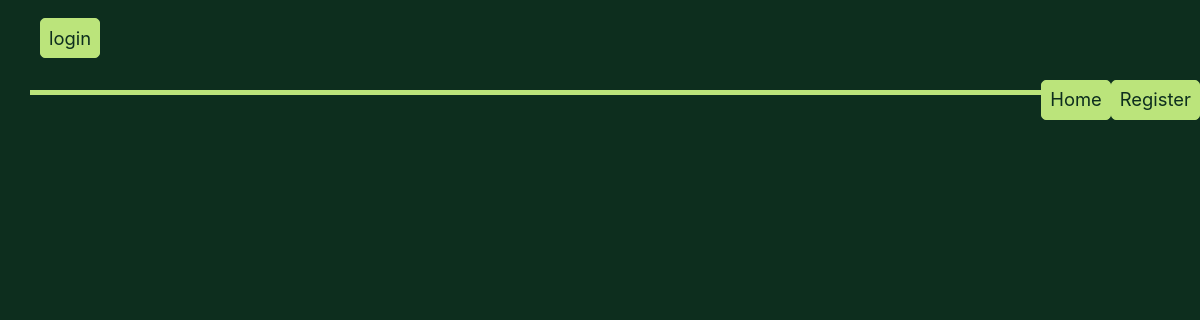
The page /category/Stretch/ on the database as committed earlier.
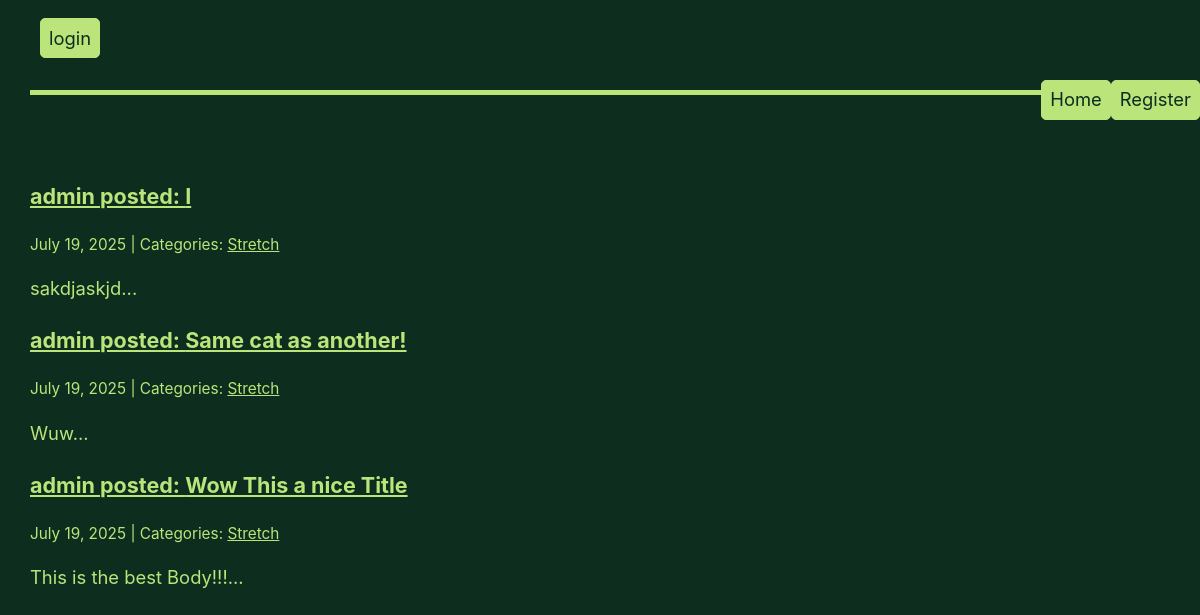
The same page on the database as committed later.
### app/models.py (models this page shows, shortened)
class Post(models.Model):
    author = models.CharField(max_length=100, default='admin')
    title = models.CharField(max_length=255)
    image = models.ImageField(null=True, upload_to="media/")
    body = models.TextField(default="")
    created_on = models.DateTimeField(auto_now_add=True)
    last_modified = models.DateTimeField(auto_now=True)
    categories = models.ManyToManyField("Category", related_name="posts")
    is_private = models.BooleanField(default=False)

class Category(models.Model):
    name = models.CharField(max_length=30)
    class Meta:
        verbose_name_plural = "categories"

### app/views.py (the view)
# urls.py: path("category/<category>/", views.category, name="category"),
def category(request, category):
    posts = Post.objects.filter(
        categories__name__contains=category
    ).order_by("-created_on")
    context = {
        "category": category,
        "posts": posts,
    }
    return render(request, "app/category.html", context)

### app/templates/app/category.html (shortened to what this page needs)
{% extends "app/index.html" %}

### app/templates/app/index.html (shortened to what this page needs)
{% extends "base.html" %}
{% block page_content %}
    {% block posts %}
        {% for post in posts %}
        <div class="post">
            <h3><a href="{% url 'post_detail' post.pk %}">{{ post.author }} posted: {{ post.title }}</a></h3>
            <small>
                {{ post.created_on.date }} | Categories:
                {% for category in post.categories.all %}
                    <a href="{% url 'category' category.name %}">
                        {{ category.name }}
                    </a>
                {% endfor %}
            </small>
            <p>{{ post.body | slice:":400" }}...</p>
          </div>
        {% endfor %}
    {% endblock posts %}
{% endblock page_content %}

Rows that differ between the two databases and show on the page:
added Post: author "admin", title "I", created_on "July 19, 2025", body "sakdjaskjd"
added Category: name "Stretch"
added Post: author "admin", title "Same cat as another!", created_on "July 19, 2025", body "Wuw"
added Post: author "admin", title "Wow This a nice Title", created_on "July 19, 2025", body "This is the best Body!!!"
